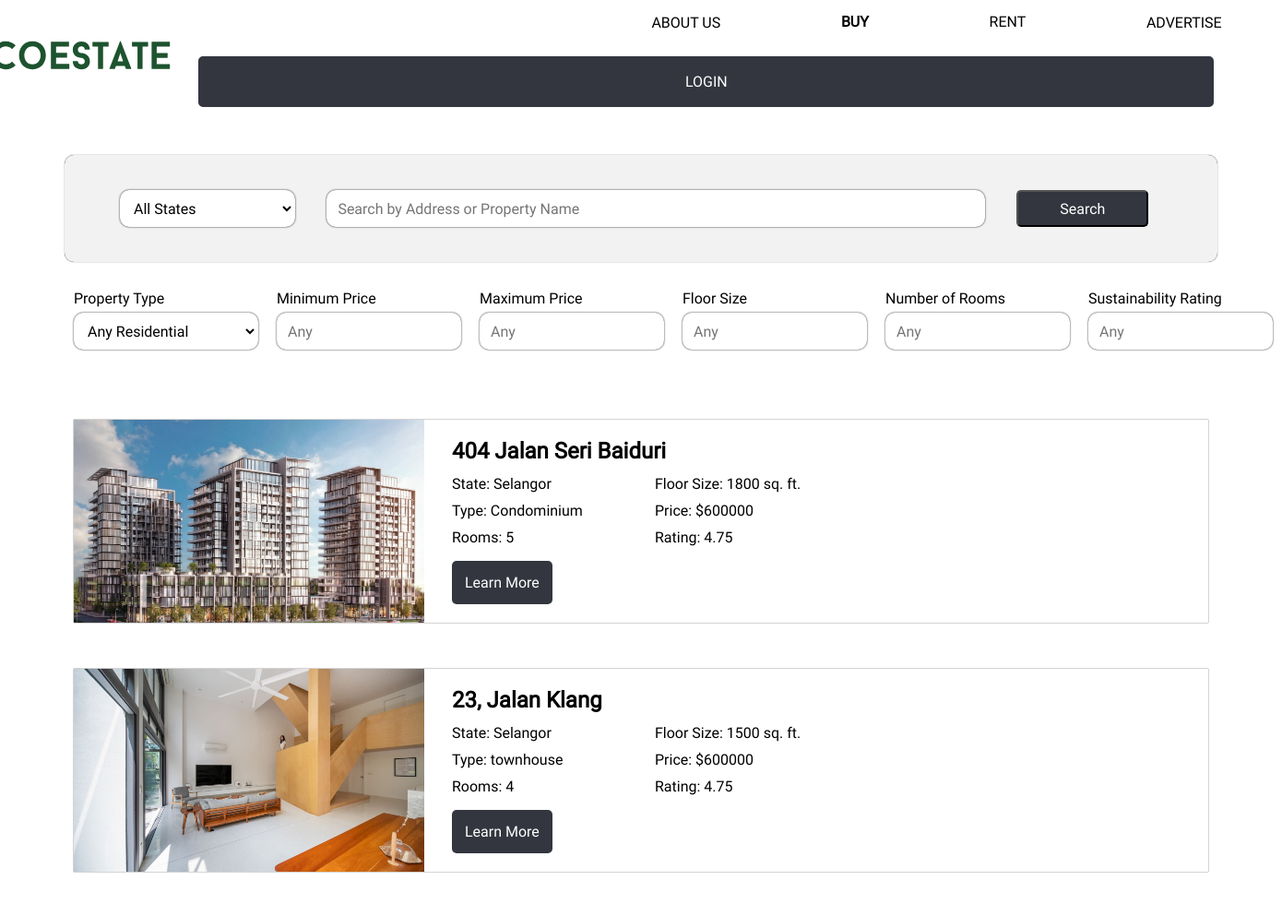
The app's page /EcoEstate/property_search.php?type=sale (upper part), older data.
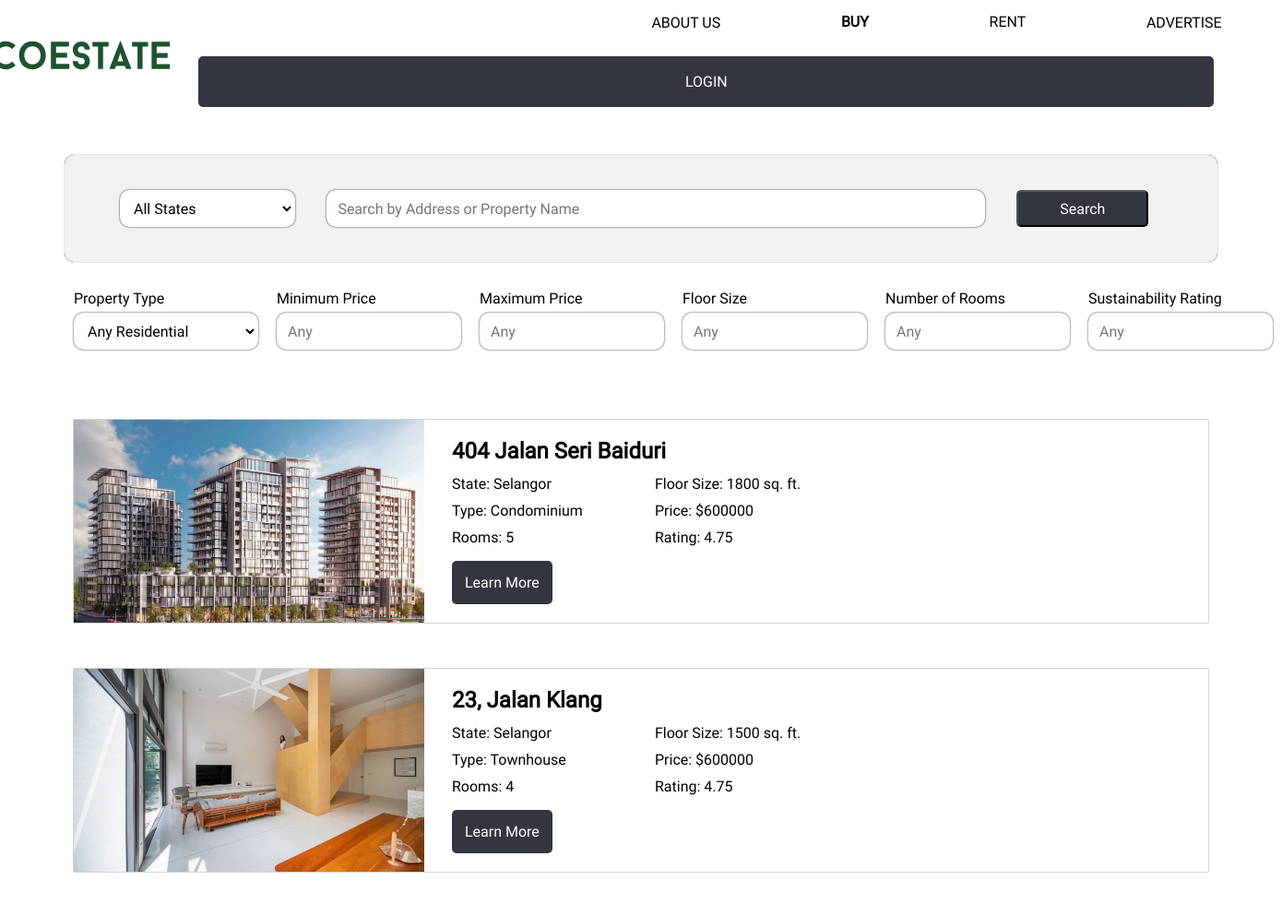
The same page, newer data.
### tables this page shows
CREATE TABLE `property` (
  `property_id` int(10) NOT NULL,
  `address` varchar(100) NOT NULL,
  `city` varchar(50) NOT NULL,
  `state` varchar(20) NOT NULL,
  `property_type` varchar(20) NOT NULL,
  `listing_type` varchar(10) NOT NULL,
  `price` int(10) NOT NULL,
  `floor_size` int(6) NOT NULL,
  `building_rating` decimal(2,1) DEFAULT 0.0,
  `renewable_rating` decimal(2,1) DEFAULT 0.0,
  `energy_rating` decimal(2,1) DEFAULT 0.0,
  `water_rating` decimal(2,1) DEFAULT 0.0,
  `user_id` int(10) DEFAULT NULL,
  `description` text NOT NULL,
  `furnished` varchar(3) NOT NULL,
  `no_of_bedrooms` tinyint(4) NOT NULL,
  `no_of_bathrooms` tinyint(4) NOT NULL,
  `no_of_carparks` tinyint(4) NOT NULL,
  `upload_date` datetime NOT NULL DEFAULT current_timestamp(),
  `construction_date` year(4) NOT NULL,
  `certificates` text NOT NULL
);

### EcoEstate/property_search.php (the view, shortened to what the changed rows need)
<html lang = "en">
    <head>
        <link rel = "stylesheet" type = "text/css" href = "style.css">
    </head>
    <body class="pagewidth">
        <div class="spresultsec">
            <?php
            include ("mysqli_connect.php");
            function buildWhereClause($inputs)
            {
                $conditions = array();
                if (!empty($inputs['type'])) {
                    $conditions[] = "listing_type = '". $inputs['type'] . "'";
                }
                if (!empty($conditions)) {
                    return "WHERE " . implode(" AND ", $conditions);
                } else {
                    return "";
                }
            }
            $searchInputs = array(
                'title' => isset($_POST['title']) ? '%' . $_POST['title'] . '%' : null,
                'state' => isset($_POST['state']) ? $_POST['state'] : null,
                'property_type' => isset($_POST['property_type']) ? $_POST['property_type'] : null,
                'rooms' => isset($_POST['rooms']) ? intval($_POST['rooms']) : null,
                'floor_size' => isset($_POST['square_feet']) ? intval($_POST['square_feet']) : null,
                'min_price' => isset($_POST['min_price']) ? floatval($_POST['min_price']) : null,
                'max_price' => isset($_POST['max_price']) ? floatval($_POST['max_price']) : null,
                'rating' => isset($_POST['rating']) ? floatval($_POST['rating']) : null,
                'type' => isset($_GET['type']) ? $_GET['type'] : null
            );
            $resultsPerPage = 5;
            $page = isset($_GET['page']) ? intval($_GET['page']) : 1;
            $offset = ($page - 1) * $resultsPerPage;
            $whereClause = buildWhereClause($searchInputs);
            $q = "SELECT * FROM property $whereClause AND property_id IN (SELECT property_id FROM property_approval WHERE admin_id IS NOT NULL and approval_date IS NOT NULL)
             ORDER BY (building_rating + renewable_rating + energy_rating + water_rating) DESC;";
            $result = @mysqli_query($dbc, $q);
            if (mysqli_num_rows($result) >= $resultsPerPage) {
                $q = "SELECT * FROM property $whereClause AND property_id IN (SELECT property_id FROM property_approval WHERE admin_id IS NOT NULL and approval_date IS NOT NULL)
                 ORDER BY (building_rating + renewable_rating + energy_rating + water_rating) DESC LIMIT $resultsPerPage OFFSET $offset";
                $result = @mysqli_query($dbc, $q);
            }
            if (mysqli_num_rows($result) > 0) {
                while ($property = mysqli_fetch_assoc($result)) {
                    $property_id = $property['property_id'];
                    $q = "SELECT * FROM property_approval WHERE property_id = $property_id AND approval_date IS NOT NULL";
                    $r = @mysqli_query($dbc, $q);
                    if(mysqli_num_rows($r) > 0){
                        echo "<div class='propertyresult'>";
                        $q = "SELECT * FROM property_image WHERE property_id = $property_id LIMIT 1;";
                        $r = @mysqli_query($dbc, $q);
                        if ($r){
                            while ($image = mysqli_fetch_assoc($r)){
                                echo '<img style="width:380px;height:220px;object-fit: cover;" src="'. $image["img_dir"] . '">';
                            }
                        }
                        echo "<div class='propertyresultdetail'>";
                        echo "<div class='propertytitle'>" . $property['address'] . "</div>";
                        echo "<div class='pdetailsecbox'>";
                        echo "<div class='pdetailsec'>";
                        echo "<div class='propertydetail'>State: " . $property['state'] . "</div>";
                        echo "<div class='propertydetail'>Type: " . $property['property_type'] . "</div>";
                        echo "<div class='propertydetail'>Rooms: " . $property['no_of_bedrooms'] + $property['no_of_bathrooms'] . "</div>";
                        echo "</div>";
                        echo "<div class='pdetailsec'>";
                        echo "<div class='propertydetail'>Floor Size: " . $property['floor_size'] . " sq. ft.</div>";
                        echo "<div class='propertydetail'>Price: $" . $property['price'] . "</div>";
                        $build_rate = $property['building_rating'];
                        $renew_rate = $property['renewable_rating'];
                        $energy_rate = $property['energy_rating'];
                        $water_rate = $property['water_rating'];
                        $total_rate = ($build_rate + $renew_rate + $energy_rate + $water_rate) / 4;
                        echo "<div class='propertydetail'>Rating: " . $total_rate . "</div>";
                        echo "</div>";
                        echo "</div>";
                        echo '<br><a class="learnmorebutton" href="show_property.php?id=' . $property_id. '">Learn More</a>';
                        echo "</div>";
                        echo "</div>";
                    }
                }
            } else {
                echo "<div class='nomatchproperty'>No properties found matching the criteria.</div>";
            }
            ?>
        </div>
    </body>
</html>

Row changes from the older to the newer data that the page shows:
changed property "23, Jalan Klang": property_type "townhouse" → "Townhouse"
